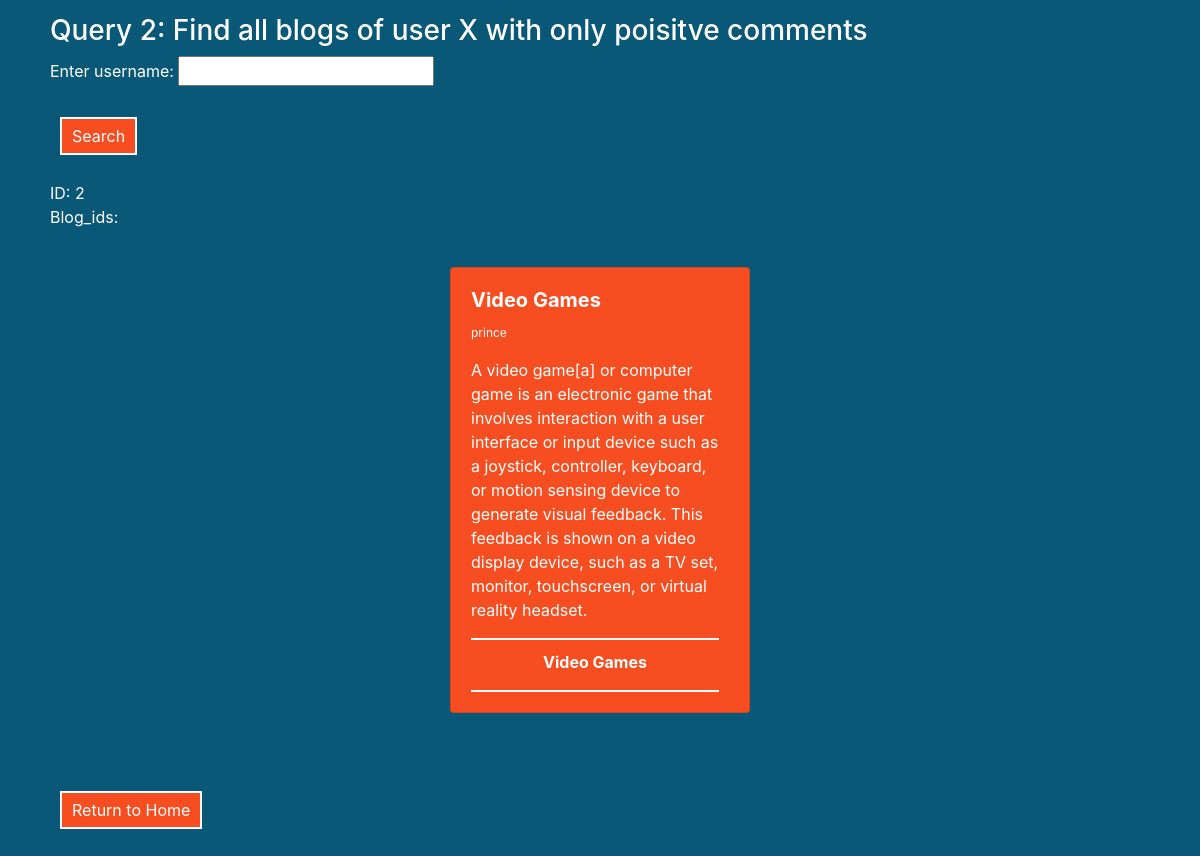
Page /queries/Query2.php?user00=prince on the committed database.
### tables this page shows
CREATE TABLE users (
    `user_id` INT NOT NULL AUTO_INCREMENT PRIMARY KEY,
    `username` varchar(20) NOT NULL,
    `password` varchar(20) NOT NULL,
    `firstName` varchar(50) DEFAULT NULL,
    `lastName` varchar(50) DEFAULT NULL,
    `email` varchar(100) UNIQUE
);

CREATE TABLE blog (
    `blog_id` INT NOT NULL AUTO_INCREMENT PRIMARY KEY,
    `user_id` INT DEFAULT NULL,
    CONSTRAINT `user_id_fk_1` FOREIGN KEY (`user_id`) REFERENCES `users` (`user_id`) ON DELETE SET NULL,
    `date` varchar(20) NOT NULL,
    `subject` varchar(50) NOT NULL,
    `description` varchar(1000) NOT NULL
);

### queries/Query2.php (the view, shortened to what this page needs)
<html>
    <head>
        <link rel="stylesheet" href="https://stackpath.bootstrapcdn.com/bootstrap/4.5.2/css/bootstrap.min.css">
    </head>
    <body>
        <div class="container">
            <br>
            <h3 style="color: white;">Query 2: Find all blogs of user X with only poisitve comments</h3>
            <form method="POST">
                <p>
                    <label>Enter username: </label>
                    <input type="text" name="user00"/>
                </p>
                <p>
                    <button name="new_search">Search</button>
                </p>
            </form>
            <?php
                include('../Config.php');
                $inputName = $_REQUEST["user00"];
                $sqlStmt = "SELECT user_id FROM users WHERE username='$inputName'";
                $sqlStmtQuery = mysqli_query($db, $sqlStmt);
                $sqlStmtQueryResult = $sqlStmtQuery->fetch_array()[0] ?? '';
                $getBlog = "SELECT blog_id FROM blog WHERE user_id = $sqlStmtQueryResult";
                $getBlogQuery = mysqli_query($db, $getBlog);
                echo 'ID: ' . $sqlStmtQueryResult . '<br>';
                echo 'Blog_ids: ';
                foreach($getBlogQuery as $g){
                    $blogID = $g['blog_id'];
                    $mood = 1;
                    if($mood != 0) {
                        $sqlStmt2 = "SELECT * FROM blog WHERE blog_id = '$blogID'";
                        $sqlStmtQuery2 = mysqli_query($db, $sqlStmt2);
                        foreach($sqlStmtQuery2 as $g2) {
                            echo '<div class=row>';
                            echo '<div class="col-4 d-flex justify-content-center align-items-center container">';
                            echo '<div class="card text-white mt-5">';
                            echo '<div class="card-body" style="width: 18rem;">';
                            echo '<h5 class="card-title"><strong>' . $g2['subject'] . '</strong></h5>';
                            echo '<p class="card-text" style="font-size: 12px;">' . $inputName . '</p>';
                            echo '<p class="card-text">' . $g2['description'] . '</p>';
                            $tag_identification = "SELECT tag_id FROM BlogTags WHERE blog_id=$blogID";
                            $sqlquery = mysqli_query($db, $tag_identification);
                            $tags = '';
                            foreach($sqlquery as $p) {
                                $s = $p['tag_id'];
                                $tag_query = "SELECT tag_name FROM tags WHERE tag_id=$s";
                                $result2 = mysqli_query($db, $tag_query);
                                $tag_blog_name = $result2->fetch_array()[0] ?? '';
                                $tags .= $tag_blog_name . " ";
                            }
                            echo '<div class="tags">';
                            echo '<p><strong>' . $tags . '</strong></p>';
                            echo '</div>';
                            echo '<div class="comments">';
                            echo '</div>';
                            echo '</div>';
                            echo '</div>';
                            echo '</div>';
                            echo '</div>';
                        }
                    }
                }
            ?>
            <br>
            <br>
            <a href="../welcome.php">
                <button>Return to Home</button>
            </a>
        </div>
    </body>
</html>

### queries/Query2.php (style rules this page uses)
:root { --blue: #095877; --orange: #f64e20; }
body { margin: 0; background-color: var(--blue); color: white; text-align: left; }
.container { min-width: fit-content; padding: 20px; margin-top: -30px; }
.card { min-width: 300px; background-color: var(--orange); }
.comments { border-top: 2px solid white; }
.tags { border-top: 2px solid white; text-align: center; padding-top: 10px; }
button { background-color: var(--orange); margin: 10px; padding: 5px 10px; border: 2px solid white; color: white; }

### rows in the picture
users: user_id "2"
blog: subject "Video Games", description "A video game[a] or computer game is an electronic game that involves interaction with a user interface or input device such as a joystick, controller, keyboard, or motion sensing device to generate visual feedback. This feedback is shown on a video display device, such as a TV set, monitor, touchscreen, or virtual reality headset.", tags "Video Games"
